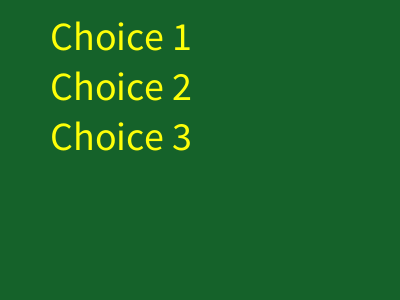
Frame 1 (no input)
Frame 60 (the mouse pressed at the canvas centre just before this capture): identical to frame 1, image omitted
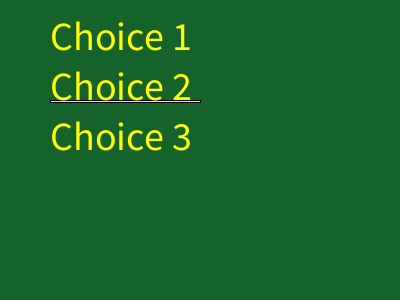
Frame 120 (the mouse held since frame 60 and released just before this capture)

The Processing sketch that drew these frames (run headless with seeded random() and noise(); from frame 60 on, the mouse is pressed at the canvas centre):

// Processing sketch: week12_4_random
// ── week12_4_random.pde
void setup(){
  size(400,300);
  textSize(40);
}
int choice= -1;
void draw(){
  background(#15622A);
  fill(#FEFF08);
  if(choice==0)rect(50,50,150,2);
  if(choice==1)rect(50,100,150,2);
  if(choice==2)rect(50,150,150,2);
  text("Choice 1",50,50);
  text("Choice 2",50,100);
  text("Choice 3",50,150);
}
void mousePressed(){
  choice = int (random(3));
}
